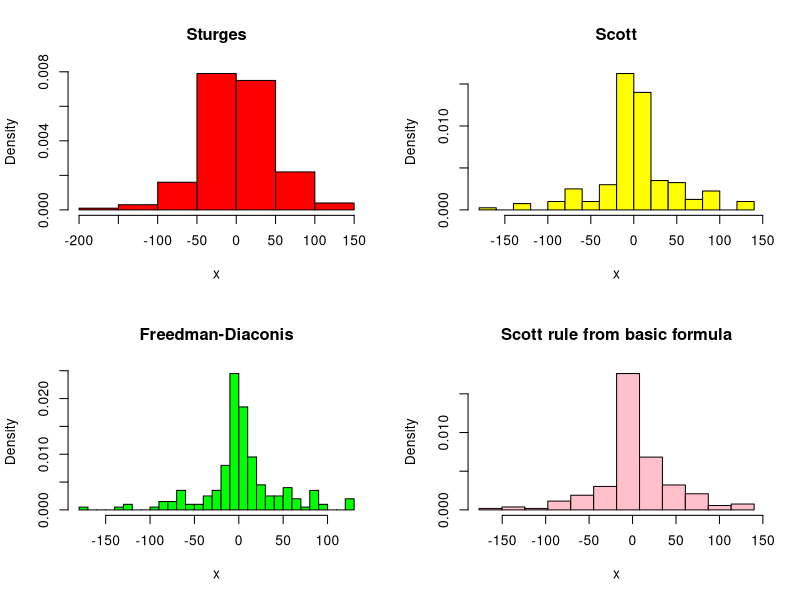
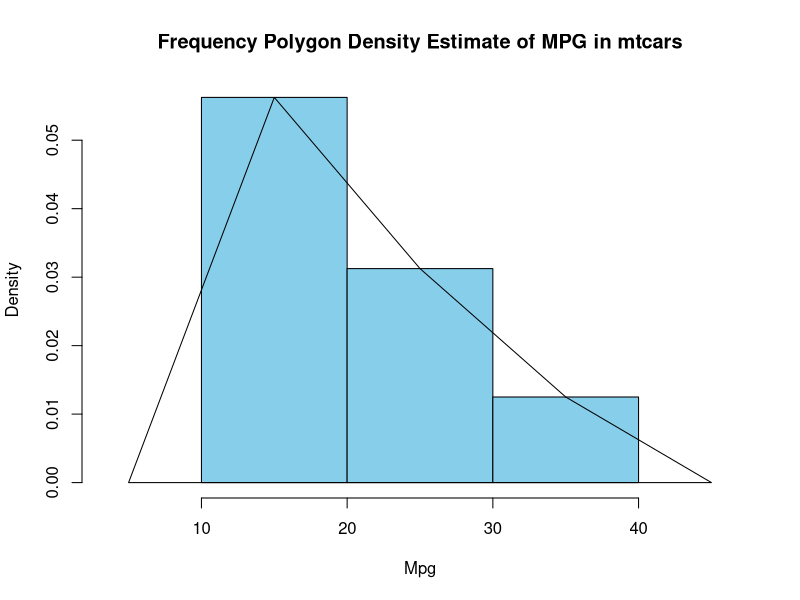
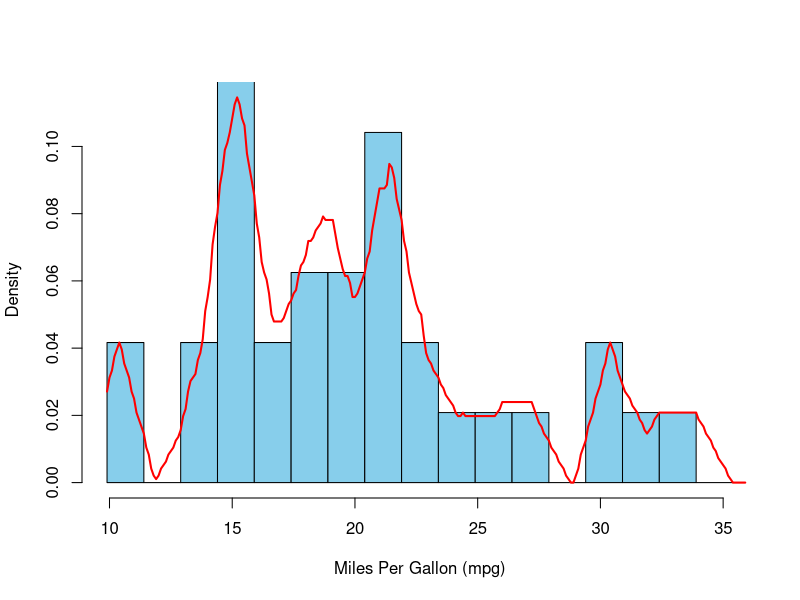
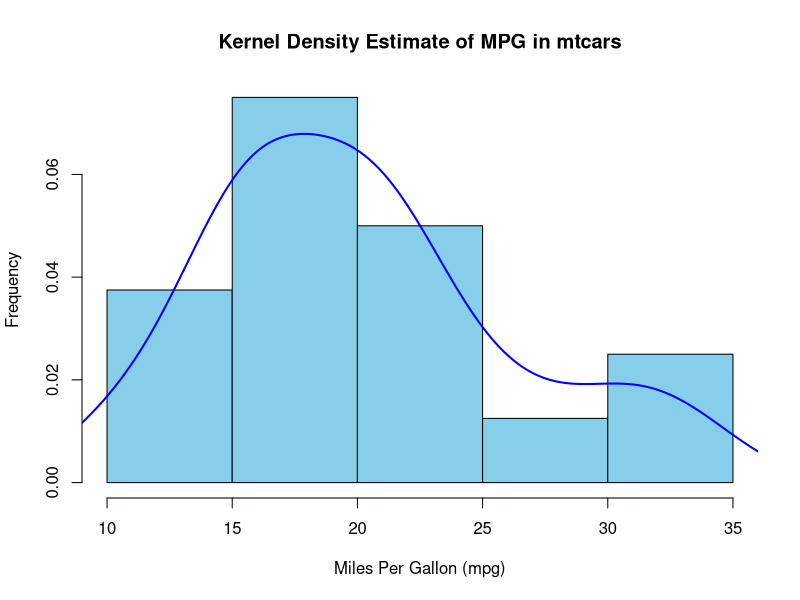
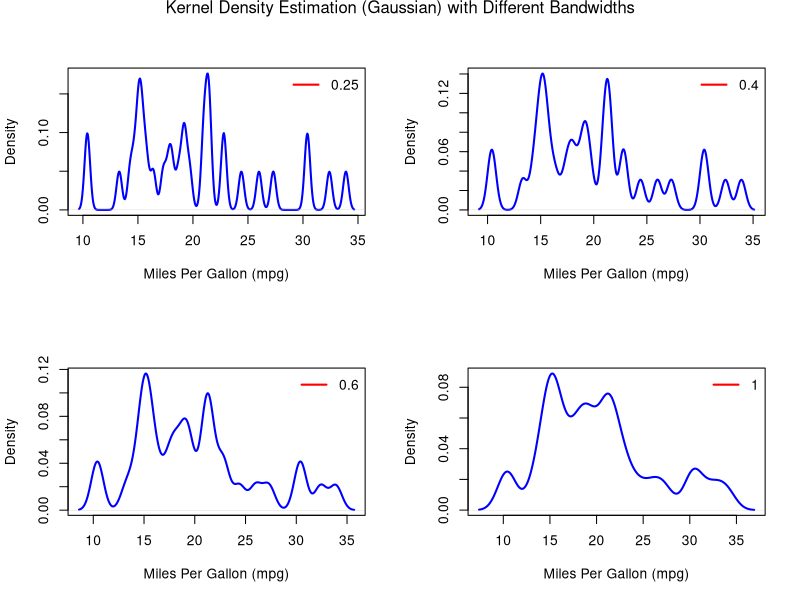
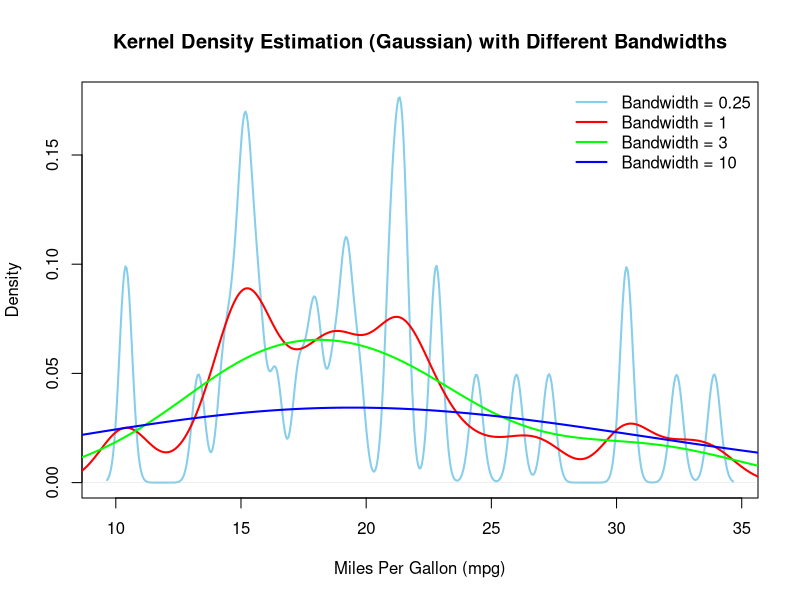
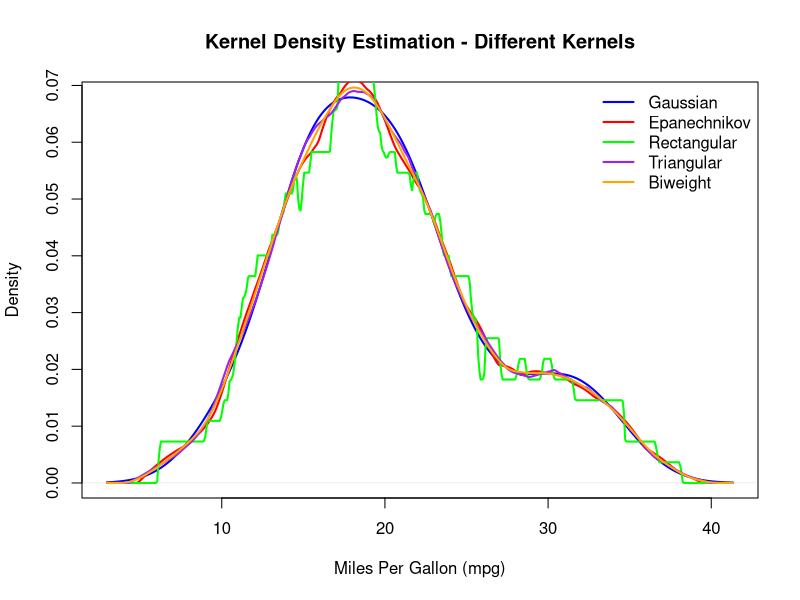
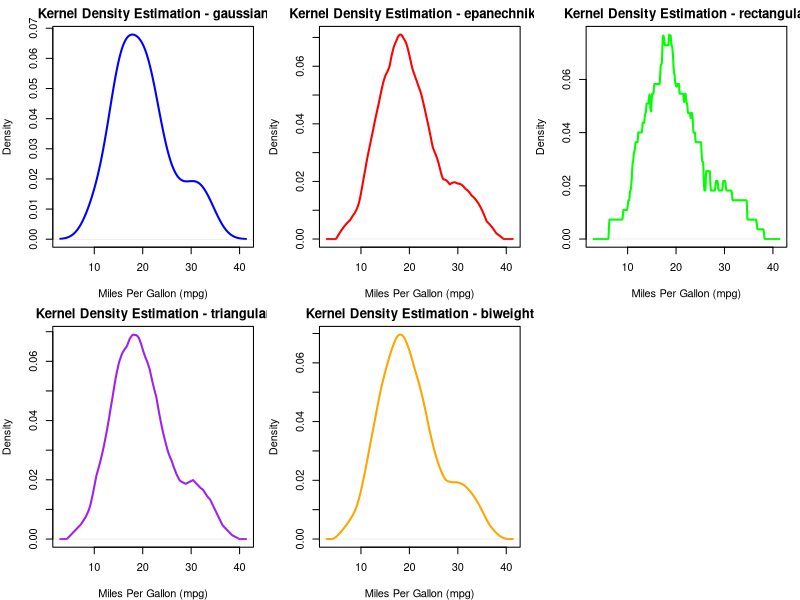

The R script that drew these images, in order:
##############1.	How to decide the number of bins

n <- 200
sig <- sample(c(10, 60), n, replace=T)
x <- rnorm(n, 0, sig)


# rounding the constant in Scott’s rule
# and using sample standard deviation to estimate sigma
h <- 3.5 * sd(x) * n^(-1/3)


# number of classes is determined by the range and h
m <- min(x)
M <- max(x)
nclass <- ceiling((M - m) / h)
scott.breaks <- m + h * 0:nclass


par(mfrow=c(2,2))
hist(x, breaks = "sturges", freq = FALSE, main = "Sturges",col = "red")
hist(x, breaks = "scott", freq = FALSE,main = "Scott",col = "yellow")
hist(x, breaks = "FD", freq = FALSE,
     main = "Freedman-Diaconis",col = "green")
hist(x, breaks = scott.breaks, freq = FALSE,
     main = "Scott rule from basic formula",col = "pink")
par(mfrow=c(1,1))




################Frequency polygon estimation

##############
# Load the mtcars dataset
data(mtcars)

# Display the first few rows of the dataset
head(mtcars)

# Use the mtcars dataset
w <- mtcars$mpg
n <- length(w)

# freq poly bin width using normal ref rule
h <- 2.15 * sqrt(var(w)) * n^(-1/5)

# calculate the sequence of breaks and histogram
br <- pretty(w, diff(range(w)) / h)
brplus <- c(min(br)-h, max(br+h))
histg <- hist(w, breaks = br, freq = FALSE,
              main = "Frequency Polygon Density Estimate of MPG in mtcars",
              xlim = brplus, col = "skyblue", xlab = "Mpg")

vx <- histg$mids # density est at vertices of polygon
vy <- histg$density

delta <- diff(vx)[1] # h after pretty is applied
k <- length(vx)
vx <- vx + delta # the bins on the ends
vx <- c(vx[1] - 2 * delta, vx[1] - delta, vx)
vy <- c(0, vy, 0)

# add the polygon to the histogram
polygon(vx, vy)




##################### ASH density estimation

library(MASS)
data(mtcars)

mpg_data <- mtcars$mpg
n <- length(mpg_data)
m <- 20
a <- min(mpg_data) - .5
b <- max(mpg_data) + .5
h <- 1.5  # Adjusted bandwidth for demonstration purposes
delta <- h / m

# Get the bin counts on the delta-width mesh.
br <- seq(a - delta * m, b + 2 * delta * m, delta)
histg <- hist(mpg_data, breaks = br, plot = FALSE)
nk <- histg$counts

K <- abs((1 - m):(m - 1))
fhat <- function(x) {
  # Locate the leftmost interval containing x
  i <- max(which(x > br))
  k <- (i - m + 1):(i + m - 1)
  # Get the 2m-1 bin counts centered at x
  vk <- nk[k]
  sum((1 - K / m) * vk) / (n * h)  # f.hat
}

# Density can be computed at any points in the range of data
z <- as.matrix(seq(a, b + h, .1))
f.ash <- apply(z, 1, fhat)  # Density estimates at midpoints

# Plot ASH density estimate over histogram
br2 <- seq(a, b + h, h)
hist(mpg_data, breaks = br2, freq = FALSE, main = "",
     ylim = c(0, max(f.ash)), xlab = "Miles Per Gallon (mpg)",col = "skyblue")
lines(z, f.ash, col = "red", lwd = 2)




##################Kernel density estimation

# Load the mtcars dataset
data(mtcars)

# Extract the mpg variable
mpg_data <- mtcars$mpg

# Create a histogram
hist(mpg_data, main = "Kernel Density Estimate of MPG in mtcars",
     col = "skyblue", xlab = "Miles Per Gallon (mpg)", ylab = "Frequency", probability = TRUE)

# Add Kernel Density Estimate
lines(density(mpg_data), col = "blue", lwd = 2)


###### Kernel density with different bandwiths

# Load the mtcars dataset
data(mtcars)

# Extract the mpg variable
mpg_data <- mtcars$mpg

# Set up a layout for multiple plots
par(mfrow = c(2, 2))

# Generate kernel density estimates with different bandwidths
bandwidths <- c(0.25, 0.4, 0.6, 1)

for (bw in bandwidths) {
  kde <- density(mpg_data, bw = bw, kernel = "gaussian")
  
  # Plot Kernel Density Estimate
  plot(kde, main = "", col = "blue", lwd = 2, xlab = "Miles Per Gallon (mpg)", ylab = "Density")
  
  # Add Legend
  legend("topright", legend = paste( bw), col = "red", lwd = 2, bty = "n")
}

# Add a single main title for all plots
mtext("Kernel Density Estimation (Gaussian) with Different Bandwidths", line = -1, outer = TRUE)

# Reset the layout to a single plot
par(mfrow = c(1, 1))

#######################################



# Create an empty plot for the first density curve
kde <- density(mpg_data, bw = 0.25, kernel = "gaussian")
plot(kde, col = "skyblue", lwd = 2, xlab = "Miles Per Gallon (mpg)", ylab = "Density",
     main = "Kernel Density Estimation (Gaussian) with Different Bandwidths")

# Add subsequent density curves with different colors
bandwidths <- c(1, 3, 10)
colors <- c("red", "green", "blue")

for (i in seq_along(bandwidths)) {
  kde <- density(mpg_data, bw = bandwidths[i], kernel = "gaussian")
  lines(kde, col = colors[i], lwd = 2)
}

# Add a legend
legend("topright", legend = c("Bandwidth = 0.25", "Bandwidth = 1", "Bandwidth = 3", "Bandwidth = 10"),
       col = c("skyblue", "red", "green", "blue"), lwd = 2, bty = "n")


########################

# Load the mtcars dataset
data(mtcars)

# Extract the mpg variable
mpg_data <- mtcars$mpg

# Create an empty plot for the first density curve
kde_gaussian <- density(mpg_data, kernel = "gaussian")
plot(kde_gaussian, col = "blue", lwd = 2, xlab = "Miles Per Gallon (mpg)", ylab = "Density",
     main = "Kernel Density Estimation - Different Kernels")

# Add subsequent density curves with different colors
kernels <- c("epanechnikov", "rectangular", "triangular", "biweight")
colors <- c("red", "green", "purple", "orange")

for (i in seq_along(kernels)) {
  kde <- density(mpg_data, kernel = kernels[i])
  lines(kde, col = colors[i], lwd = 2)
}

# Add a legend
legend("topright", legend = c("Gaussian", "Epanechnikov", "Rectangular", "Triangular", "Biweight"),
       col = c("blue", "red", "green", "purple", "orange"), lwd = 2, bty = "n")

# Reset the layout to a single plot
par(mfrow = c(1, 1))

####################
# Load the mtcars dataset
data(mtcars)

# Extract the mpg variable
mpg_data <- mtcars$mpg

# Set up a layout for multiple plots
par(mfrow = c(2, 3), mar = c(4, 4, 2, 1))

# Specify kernel types
kernels <- c("gaussian", "epanechnikov", "rectangular", "triangular", "biweight")
colors <- c("blue", "red", "green", "purple", "orange")

# Generate density plots for each kernel
for (i in seq_along(kernels)) {
  kde <- density(mpg_data, kernel = kernels[i])
  
  # Plot Density Estimate
  plot(kde, col = colors[i], lwd = 2, xlab = "Miles Per Gallon (mpg)", ylab = "Density",
       main = paste("Kernel Density Estimation -", kernels[i]))
}

# Reset the layout to a single plot
par(mfrow = c(1, 1))


###########Boundary Kernels
# Exponential density

# Exponential density
set.seed(123)  # for reproducibility
x <- rexp(1000, 1)

# Plot estimated density
plot(density(x), xlim = c(-1, 6), ylim = c(0, 1), col = "blue", main = "Exponential density", xlab = bw, ylab = "Density")

# Add a vertical line at x = 0
abline(v = 0)

# Add the true density to compare
y <- seq(0, 6, 0.01)
lines(y, dexp(y, 1), lty = 2, col = "red")

# Add legend
legend("topright", legend = c("Estimated Density", "True Density"), col = c("blue", "red"), lty = c(1, 2), bty = "n")


#####################3
###Reflected boundary

set.seed(123)  # for reproducibility
x <- rexp(1000, 1)

# Combine with mirrored values
xx <- c(x, -x)

# Estimate density
g <- density(xx, bw = bw.nrd0(x))
a <- seq(0, 6, .01)
ghat <- approx(g$x, g$y, xout = a)
fhat <- 2 * ghat$y  # Density estimate along a

# Plot the estimated density and true density
bw <- paste("Bandwidth = ", round(g$bw, 5))
plot(a, fhat, type="l", xlim=c(-1, 6), ylim=c(0, 1), col = "blue",
     main = "Exponential density with Reflected boundary ", xlab = bw, ylab = "Density")
abline(v = 0, col = "black")

# Add the true density for comparison
y <- seq(0, 6, 0.01)
lines(y, dexp(y, 1), lty = 2, col = "red")

# Add legend
legend("topright", legend = c("Estimated Density", "True Density"), col = c("blue", "red"), lty = c(1, 2), bty = "n")



###########Bivariate Frequency
bin2d <-
  function(x, breaks1 = "Sturges", breaks2 = "Sturges"){
    # Data matrix x is n by 2
    # breaks1, breaks2: any valid breaks for hist function
    # using same defaults as hist
    histg1 <- hist(x[,1], breaks = breaks1, plot = FALSE)
    histg2 <- hist(x[,2], breaks = breaks2, plot = FALSE)
    brx <- histg1$breaks
    bry <- histg2$breaks
    # bin frequencies
    freq <- table(cut(x[,1], brx), cut(x[,2], bry))
    return(list(call = match.call(), freq = freq,
                breaks1 = brx, breaks2 = bry,
                mids1 = histg1$mids, mids2 = histg2$mids))
  }
bin2d(iris[1:50,1:2])

bin2d(x = iris[1:50, 1:2])


#
#generate standard bivariate normal random sample
n <- 2000; d <- 2
x <- matrix(rnorm(n*d), n, d)
# compute the frequency table and density estimates
# using bin2d function from the previous example
b <- bin2d(x)
h1 <- diff(b$breaks1)
h2 <- diff(b$breaks2)
# matrix h contains the areas of the bins in b
h <- outer(h1, h2, "*")
Z <- b$freq / (n * h) # the density estimate
persp(x=b$mids1, y=b$mids2, z=Z, shade=TRUE,
      xlab="X", ylab="Y", main="",
      theta=45, phi=30, ltheta=60)